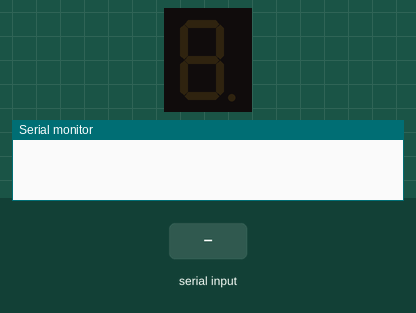
This sketch was run on a simulated Arduino Uno, built with avr-gcc and run on an emulated ATmega328P. Shown: 1-digit seven-segment display, the last lines printed to the serial monitor. Wiring (inferred from the names in the program): 1-digit 7-segment display, segments lit when HIGH: segments pin 2, pin 3, pin 4, pin 5, pin 6, pin 7, pin 8, pin 9. The test bench sets the inputs (shaded band). The segment pins are drawn as the display they are named for.

Above: at 1.2 s.
1.3 s: "90,45\n" received over Serial
At 2.6 s:
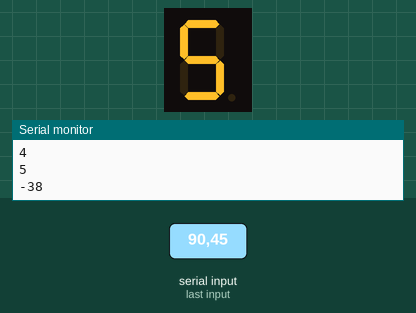
3.3 s: "30,150\n" received over Serial
At 4.2 s:
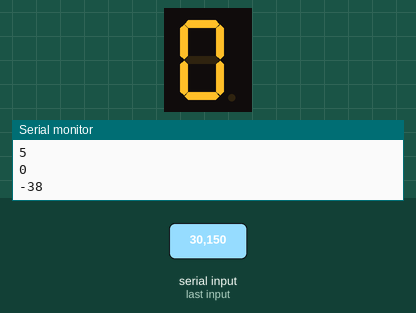
5.2 s: "2\n" received over Serial
At 6.4 s:
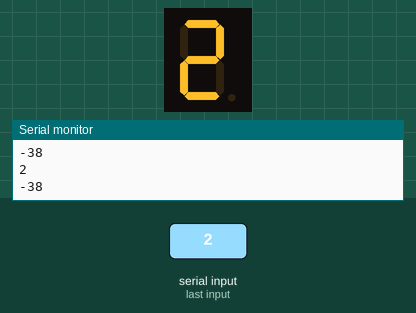
6.7 s: "-" received over Serial
At 7.6 s:
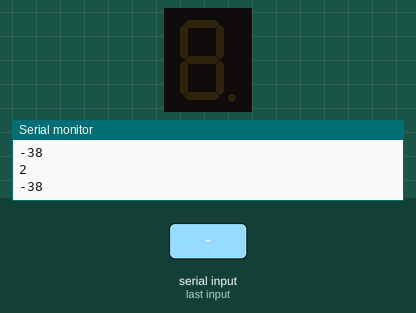
8.2 s: "0\n" received over Serial
At 8.8 s:
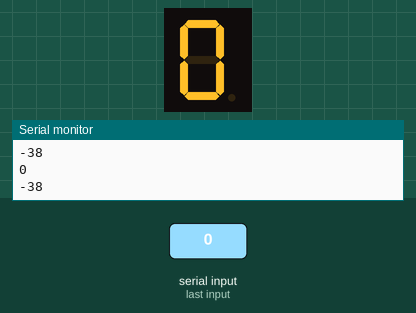
Timing chart, 0 to 10.7 s (numbered marks = the images above; inputs shaded):
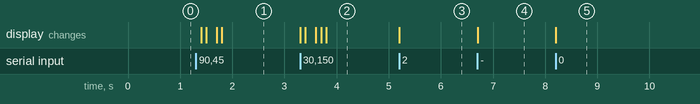

The sketch:

cascading_slave.ino
```cpp
#define A  2
#define B  3
#define C  4
#define D  5
#define E  6
#define F  7
#define G  8
#define DP  9

void setup() {
  Serial.begin(9600);
  while (!Serial) { }
  pinMode(A, OUTPUT);
  pinMode(B, OUTPUT);
  pinMode(C, OUTPUT);
  pinMode(D, OUTPUT);
  pinMode(E, OUTPUT);
  pinMode(F, OUTPUT);
  pinMode(G, OUTPUT);
  pinMode(DP, OUTPUT);
}

void led_on(int number){
  if (number == 0){
    digitalWrite(A, HIGH);
    digitalWrite(B, HIGH);
    digitalWrite(C, HIGH);
    digitalWrite(D, HIGH);
    digitalWrite(E, HIGH);
    digitalWrite(F, HIGH);
    digitalWrite(G, LOW);
    digitalWrite(DP, LOW);
  }else if(number == 1){
    digitalWrite(A, LOW);
    digitalWrite(B, HIGH);
    digitalWrite(C, HIGH);
    digitalWrite(D, LOW);
    digitalWrite(E, LOW);
    digitalWrite(F, LOW);
    digitalWrite(G, LOW);
    digitalWrite(DP, LOW);
  }else if(number == 2){
    digitalWrite(A, HIGH);
    digitalWrite(B, HIGH);
    digitalWrite(C, LOW);
    digitalWrite(D, HIGH);
    digitalWrite(E, HIGH);
    digitalWrite(F, LOW);
    digitalWrite(G, HIGH);
    digitalWrite(DP, LOW);
  }else if(number == 3){
    digitalWrite(A, HIGH);
    digitalWrite(B, HIGH);
    digitalWrite(C, HIGH);
    digitalWrite(D, HIGH);
    digitalWrite(E, LOW);
    digitalWrite(F, LOW);
    digitalWrite(G, HIGH);
    digitalWrite(DP, LOW);
  }else if(number == 4){
    digitalWrite(A, LOW);
    digitalWrite(B, HIGH);
    digitalWrite(C, HIGH);
    digitalWrite(D, LOW);
    digitalWrite(E, LOW);
    digitalWrite(F, HIGH);
    digitalWrite(G, HIGH);
    digitalWrite(DP, LOW);
  }else if(number == 5){
    digitalWrite(A, HIGH);
    digitalWrite(B, LOW);
    digitalWrite(C, HIGH);
    digitalWrite(D, HIGH);
    digitalWrite(E, LOW);
    digitalWrite(F, HIGH);
    digitalWrite(G, HIGH);
    digitalWrite(DP, LOW);
  }else if(number == 6){
    digitalWrite(A, HIGH);
    digitalWrite(B, LOW);
    digitalWrite(C, HIGH);
    digitalWrite(D, HIGH);
    digitalWrite(E, HIGH);
    digitalWrite(F, HIGH);
    digitalWrite(G, HIGH);
    digitalWrite(DP, HIGH);
  }else if(number == 7){
    digitalWrite(A, HIGH);
    digitalWrite(B, HIGH);
    digitalWrite(C, HIGH);
    digitalWrite(D, LOW);
    digitalWrite(E, LOW);
    digitalWrite(F, LOW);
    digitalWrite(G, LOW);
    digitalWrite(DP, LOW);
  }else if(number == 8){
    digitalWrite(A, HIGH);
    digitalWrite(B, HIGH);
    digitalWrite(C, HIGH);
    digitalWrite(D, HIGH);
    digitalWrite(E, HIGH);
    digitalWrite(F, HIGH);
    digitalWrite(G, HIGH);
    digitalWrite(DP, LOW);
  }else if(number == 9){
    digitalWrite(A, HIGH);
    digitalWrite(B, HIGH);
    digitalWrite(C, HIGH);
    digitalWrite(D, HIGH);
    digitalWrite(E, LOW);
    digitalWrite(F, HIGH);
    digitalWrite(G, HIGH);
    digitalWrite(DP, HIGH);
  }
}

void led_off(){
  digitalWrite(A, LOW);
  digitalWrite(B, LOW);
  digitalWrite(C, LOW);
  digitalWrite(D, LOW);
  digitalWrite(E, LOW);
  digitalWrite(F, LOW);
  digitalWrite(G, LOW);
  digitalWrite(DP, LOW);
}

void loop() {
  delay(100);
  if(Serial.available() > 0){
    char input = Serial.read();
    if (input == '-'){
      led_off();
    }
    else{
      int number = input - '0';
      Serial.println(number);
      led_on(number);
    }
  }
}
```

Measured:
- after the input at 1.3 s, the display: first changes after 0.10 s (image 1 shows a later state)
- after the input at 3.3 s, the display: first changes at once (image 2 shows a later state)
- after the input at 5.2 s, the display: changes at once (image 3)
- after the input at 6.7 s, the display: changes at once (image 4)
- after the input at 8.2 s, the display: changes at once (image 5)
